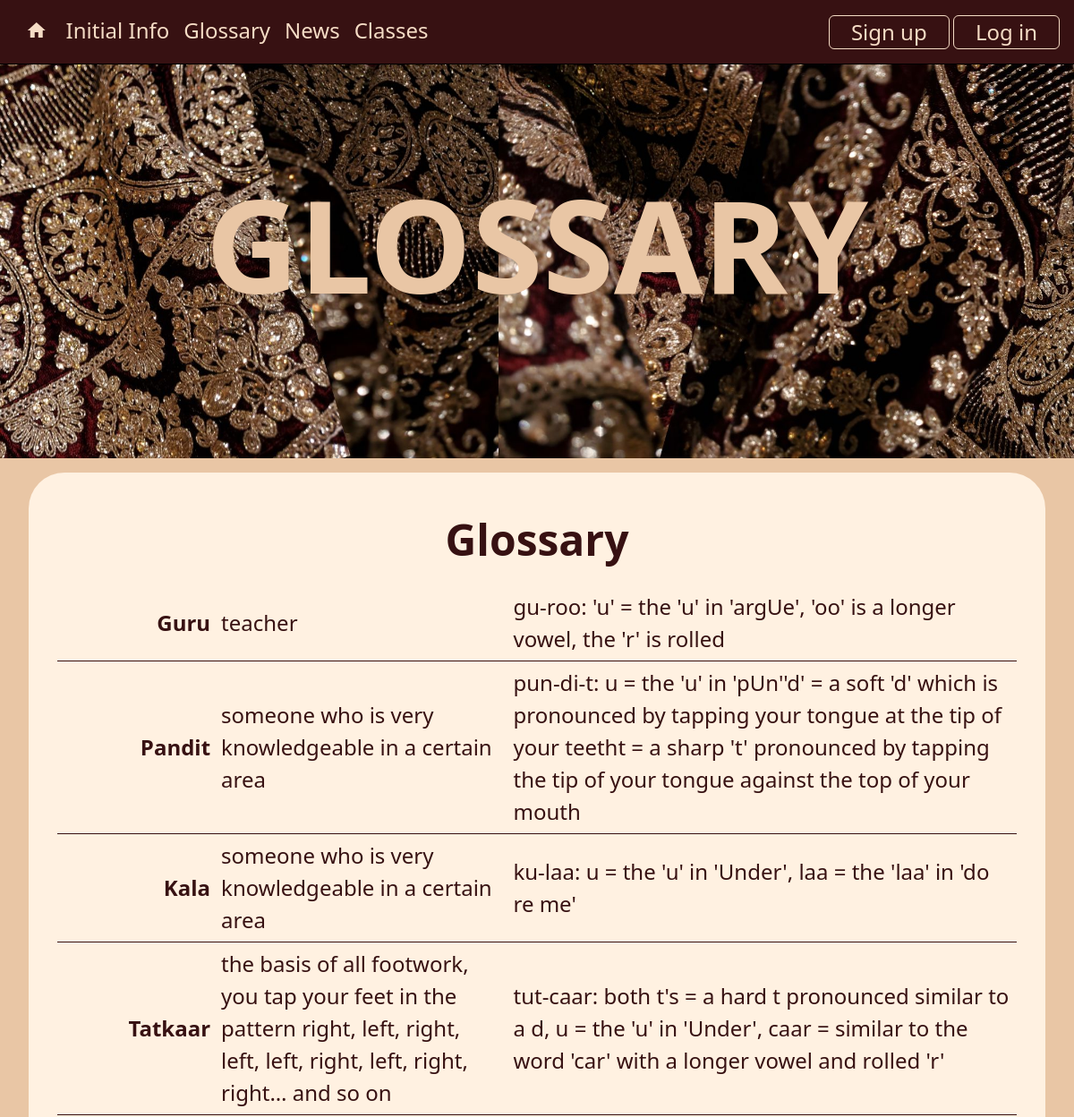
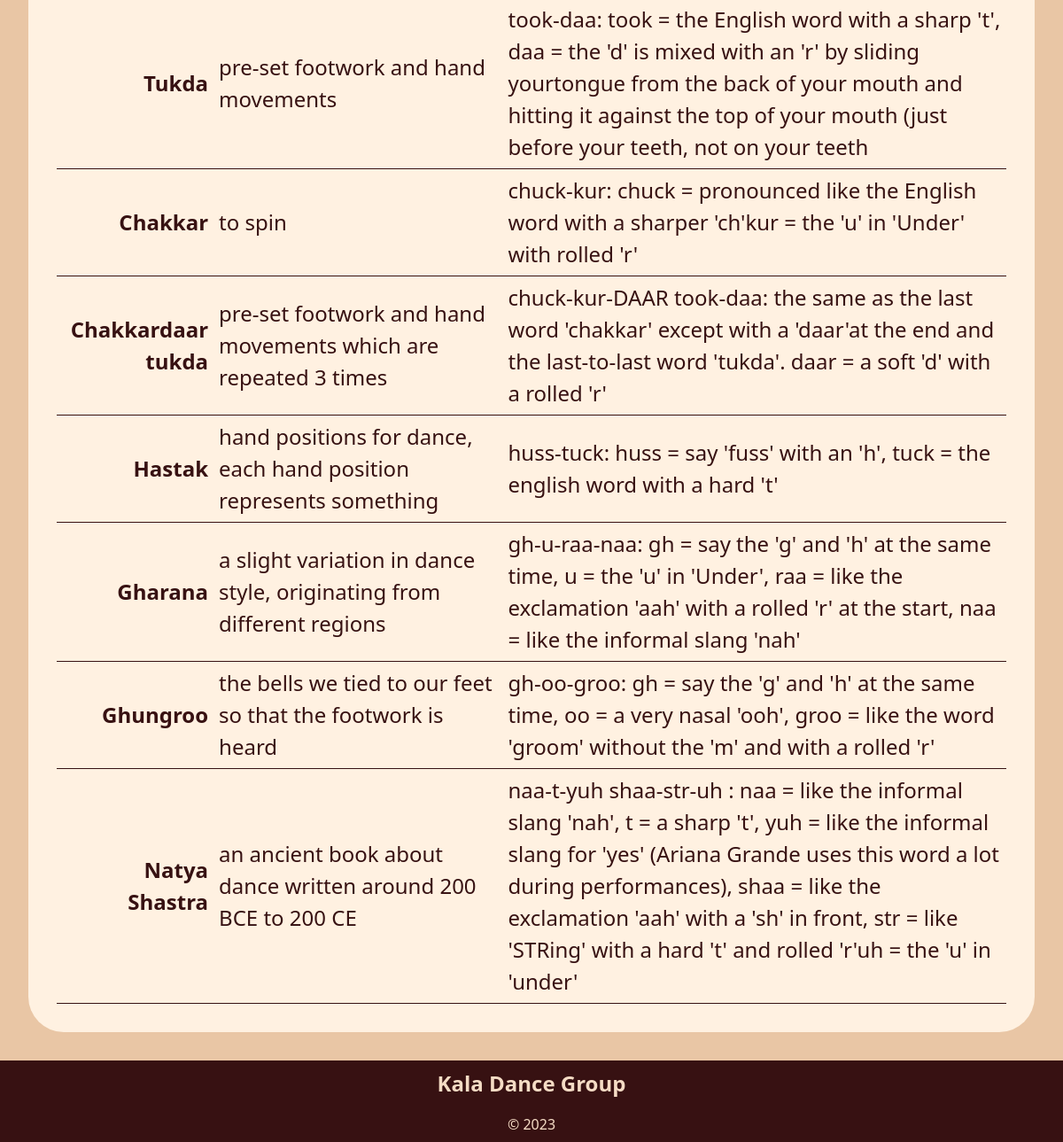
The page /glossary on the database its author committed (2 pictures, top to bottom).
### tables this page shows
CREATE TABLE glossary(
    word_id integer primary key autoincrement,
    word text not null,
    pronunciation text not null,
    meaning text not null
);

### server.py (the view)
@app.route('/glossary')
def glossary():
    sql = "select word_id, word, pronunciation, meaning from glossary"
    values_tuple=()
    result = run_search_query_tuples(sql, values_tuple, db_path, True)
    for k in result:
        print(k['word'])
    return render_template("glossary.html", glossary=result)

### db_function.py (called while the page is built)
def run_search_query_tuples(sql_query,values_tuple, file_path, rowfactory=False):
    result = None
    try:
        db = sqlite3.connect(file_path)
        if rowfactory:
            db.row_factory = sqlite3.Row
        cursor = db.cursor()
        cursor.execute(sql_query,values_tuple)
        result = cursor.fetchall()
        cursor.close()
    except sqlite3.Error as error:
        print("Error running search query tuples: {}".format(error))
        return None
    db.close()
    if result is None:
        print("No search values were found")
    return result

### templates/glossary.html (shortened to what this page needs)
{% extends "layout.html" %}
{% block banner %}
static/images/BigBanner.jpg
{% endblock %}
{% block header %}
GLOSSARY
{% endblock %}
{% block content %}
<div class="container_round">
    <h1>Glossary</h1>
    <table>
        {% for row in glossary %}
        <tr><td>{{ row['word'] }}</td> <td>{{ row['meaning'] }}</td> <td>{{ row['pronunciation'] }}</td></tr>
        {% endfor %}
    </table>
</div>
{% endblock %}

### templates/layout.html (shortened to what this page needs)
<!DOCTYPE html>
<html lang="en">
<head>
<link href="https://cdn.jsdelivr.net/npm/bootstrap@5.2.3/dist/css/bootstrap.min.css" rel="stylesheet">
<link rel="stylesheet" href="static/StyleSheet.css">
</head>
<body>
<div class="container-fluid">
    <nav class="navbar navbar-expand-lg navbar-dark px-3 py-3.5 fixed-top">
    <div class="collapse navbar-collapse" id="collapsibleNavbar">
        <ul class="navbar-nav">
            <li class="nav-item">
                <a class="nav-link" href="/"><i class="material-icons">home</i></a>
            </li>
            <li class="nav-item">
                <a class="nav-link" href="/initialinfo">Initial Info</a>
            </li>
            <li class="nav-item">
                <a class="nav-link" href="/glossary">Glossary</a>
            </li>
            <li class="nav-item">
                <a class="nav-link" href="/news">News</a>
            </li>
            <li class="nav-item">
                <a class="nav-link" href="/classes">Classes</a>
            </li>
        </ul>
        <div class="ms-auto nav-item">
            {%  if session %}
            <a class="nav-link btn btn-outline" href="/logout">Log out</a>
            {%  else %}
            <a class="nav-link btn btn-outline" href="/signup">Sign up</a>
            <a class="nav-link btn btn-outline" href="/login">Log in</a>
            {%  endif %}
        </div>
    </div>
</nav>
</div>
<div class="container-fluid position-relative mb-0">
    <div > <img class="img-fluid part-img banner card-img-top" src="{% block banner %}{% endblock %}" alt=""></div>
    <div class="text-float">
        <div class="header">{% block header %}{% endblock %} </div>
    </div>
</div>
{% block content %}
{% endblock %}
<footer class="container-fluid footer-content">
    <p>Kala Dance Group</p>
    <div>&copy; 2023</div>
</footer>
</body>
</html>

### static/StyleSheet.css (style rules this page uses)
:root { --beige: rgb(233, 198, 165); --almond: rgb(255, 241, 225); --light-beige: rgb(245, 220, 197); --maroon: rgb(55, 17, 18); --light-maroon: rgb(88, 23, 24); }
body { font-family: 'Noto Sans', sans-serif; font-size: 100%; background-color: var(--beige); }
.navbar { background-color: var(--maroon); border-bottom: 1px solid black; }
.nav-link { text-align: center; font-size: 1.5em; color: var(--light-beige); }
nav .btn-outline { display: inline-block; }
.material-icons { padding: 0.25em 0.2em; }
.btn { background-color: var(--maroon); color: var(--light-beige); }
.btn-outline { border: 1px solid var(--light-beige); padding: 0em 1em; }
h1 { font-size: 3em; text-align: center; font-weight: 600; padding: 0.3em 0; color: var(--maroon); }
li { color: var(--maroon); }
.container-fluid { border: 0px; padding:0; }
.container_round { border: 0px solid blue; background-color: var(--almond); padding: 2em 2em; margin-bottom: 2em; margin-top: 1em; margin-left: 2em; margin-right: 2em; border-radius: 40px; }
.part-img { max-width: 100%; display: block; }
.text-float { font-size: 3em; text-align: center; font-weight: 600; color: var(--beige); position:absolute; left:50%; top:50%; width:100%; transform:translate(-50%,-50%); border: 0px solid green; }
.text-float .header { font-size: 3em; }
.banner { margin-top: 2em; }
table { margin:auto; }
td { color: var(--maroon); font-size: 1.5em; padding: 0.25em; border-bottom: 1px solid var(--maroon); }
td:first-child { text-align: right; font-weight: bold; }
.footer-content { background-color: var(--maroon); text-align: center; padding: 0.5em 0 0.5em 0; color: var(--light-beige); }
.footer-content p:first-child { font-weight:600; font-size: 1.5em; }

### rows shown on the page
glossary: word "Guru", meaning "teacher", pronunciation "gu-roo: 'u' = the 'u' in 'argUe', 'oo' is a longer vowel, the 'r' is rolled"
glossary: word "Pandit", meaning "someone who is very knowledgeable in a certain area", pronunciation "pun-di-t: u = the 'u' in 'pUn''d' = a soft 'd' which is pronounced by tapping your tongue at the tip of your teetht = a sharp 't' pronounced by tapping the tip of your tongue against the top of your mouth"
glossary: word "Kala", meaning "someone who is very knowledgeable in a certain area", pronunciation "ku-laa: u = the 'u' in 'Under', laa = the 'laa' in 'do re me'"
glossary: word "Tatkaar", meaning "the basis of all footwork, you tap your feet in the pattern right, left, right, left, left, right, left, right, right… and so on", pronunciation "tut-caar: both t's = a hard t pronounced similar to a d, u = the 'u' in 'Under', caar = similar to the word 'car' with a longer vowel and rolled 'r'"
glossary: word "Tukda", meaning "pre-set footwork and hand movements", pronunciation "took-daa: took = the English word with a sharp 't', daa = the 'd' is mixed with an 'r' by sliding yourtongue from the back of your mouth and hitting it against the top of your mouth (just before your teeth, not on your teeth"
glossary: word "Chakkar", meaning "to spin", pronunciation "chuck-kur: chuck = pronounced like the English word with a sharper 'ch'kur = the 'u' in 'Under' with rolled 'r'"
glossary: word "Chakkardaar tukda", meaning "pre-set footwork and hand movements which are repeated 3 times", pronunciation "chuck-kur-DAAR took-daa: the same as the last word 'chakkar' except with a 'daar'at the end and the last-to-last word 'tukda'. daar = a soft 'd' with a rolled 'r'"
glossary: word "Hastak", meaning "hand positions for dance, each hand position represents something", pronunciation "huss-tuck: huss = say 'fuss' with an 'h', tuck = the english word with a hard 't'"
glossary: word "Gharana", meaning "a slight variation in dance style, originating from different regions", pronunciation "gh-u-raa-naa: gh = say the 'g' and 'h' at the same time, u = the 'u' in 'Under', raa = like the exclamation 'aah' with a rolled 'r' at the start, naa = like the informal slang 'nah'"
glossary: word "Ghungroo", meaning "the bells we tied to our feet so that the footwork is heard", pronunciation "gh-oo-groo: gh = say the 'g' and 'h' at the same time, oo = a very nasal 'ooh', groo = like the word 'groom' without the 'm' and with a rolled 'r'"
glossary: word "Natya Shastra", meaning "an ancient book about dance written around 200 BCE to 200 CE", pronunciation "naa-t-yuh shaa-str-uh : naa = like the informal slang 'nah', t = a sharp 't', yuh = like the informal slang for 'yes' (Ariana Grande uses this word a lot during performances), shaa = like the exclamation 'aah' with a 'sh' in front, str = like 'STRing' with a hard 't' and rolled 'r'uh = the 'u' in 'under'"
